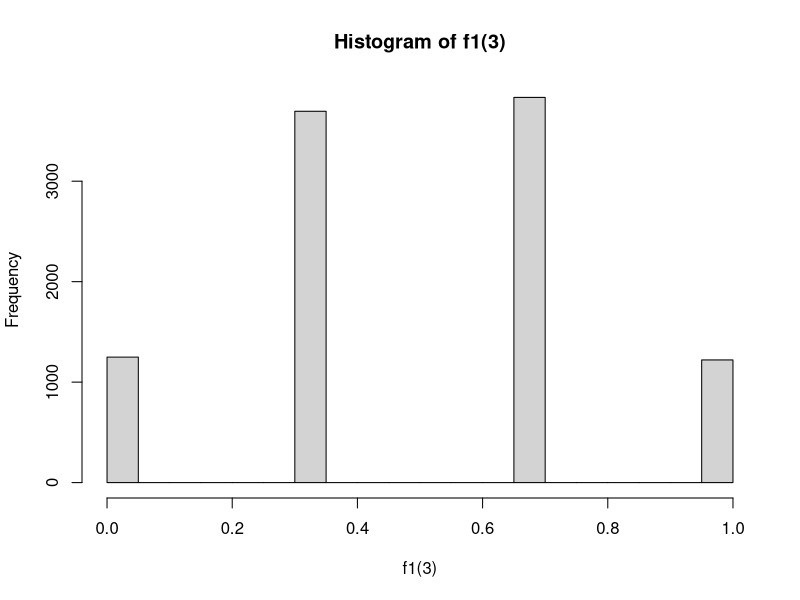
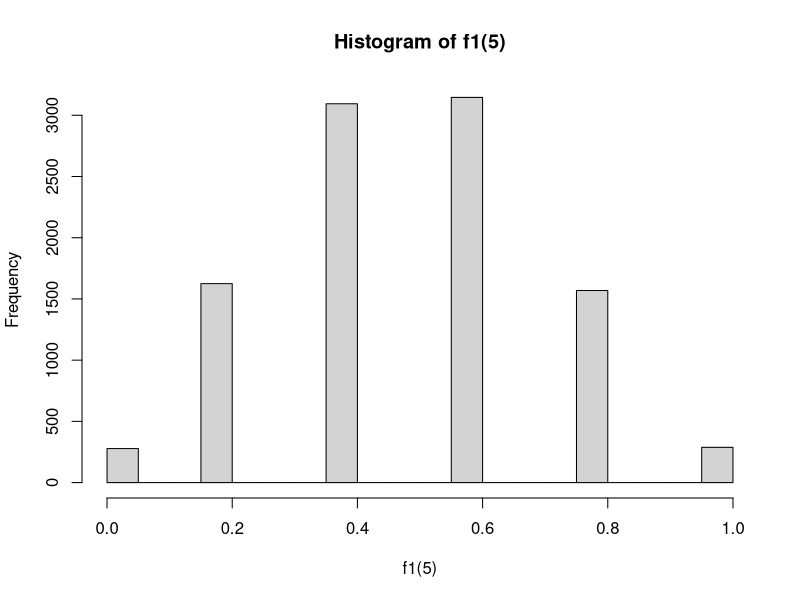
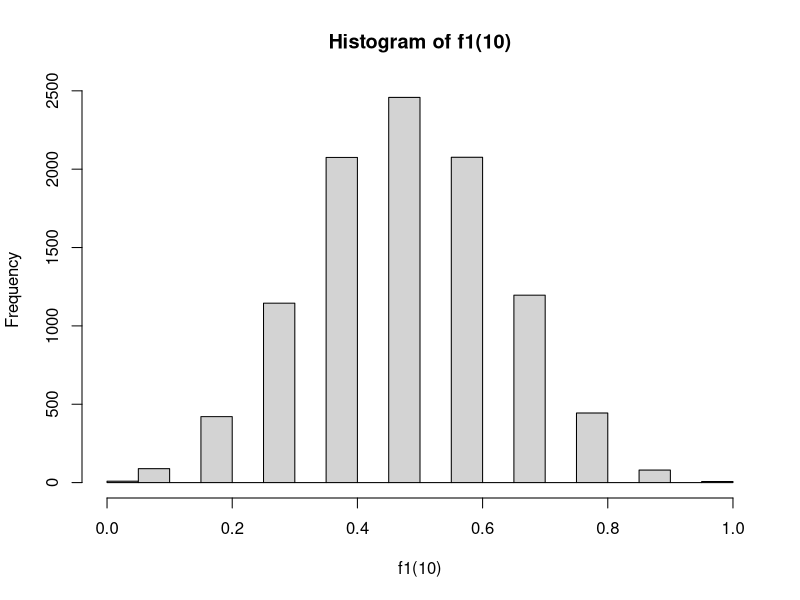
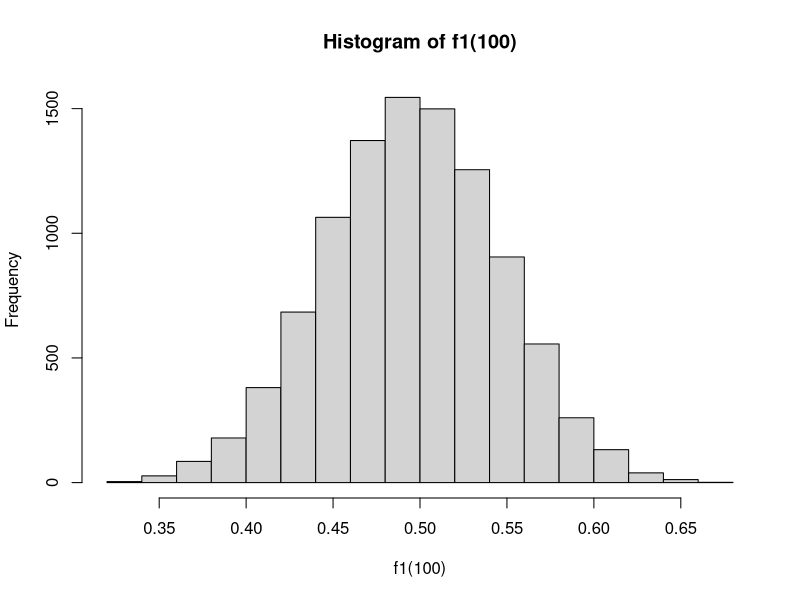
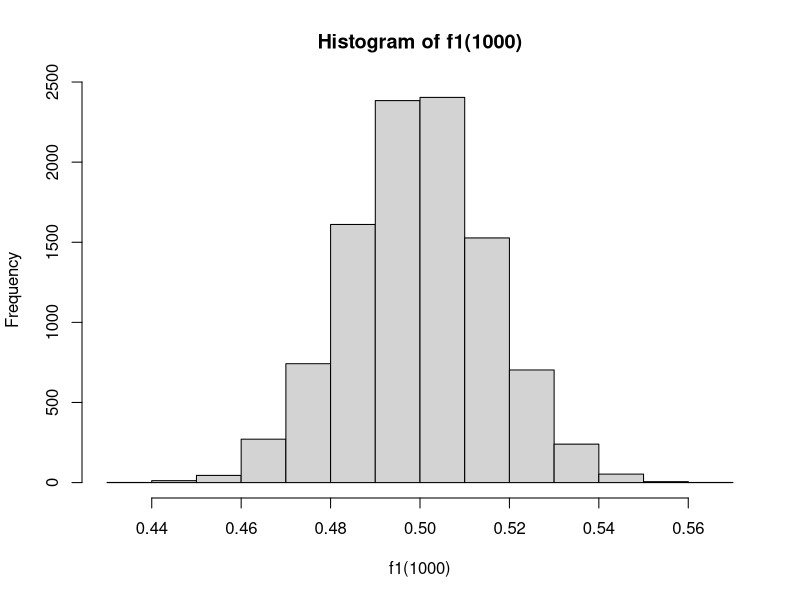
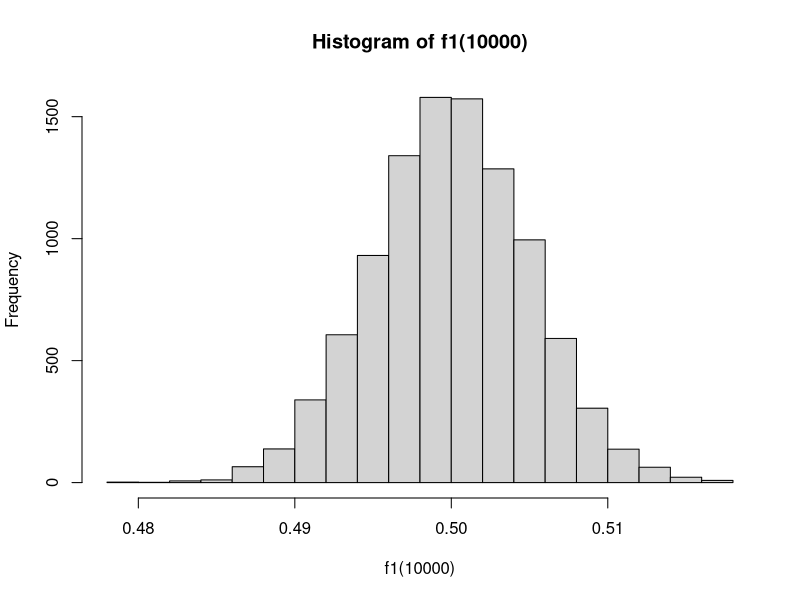

Write R code to recreate these figures, in order.
# 偷懒不写出各种分布了。
# 控制布局函数
# attach(mtcars)
# layout(matrix(c(1,2,3,4,5,6), 2, 3, byrow = TRUE))

f1 <- function(n){
  a <- c()
  for(i in 1:10000){
    x1<-rbinom(n,1,0.5) # 更改下这个函数生成不同的分布的随机数
    a <-c(a,mean(x1))
  }
  return(a)
}
# 画出不同样本容量的直方图
draw_hist <- function(){
   hist(f1(3))
   hist(f1(5))
   hist(f1(10))
   hist(f1(100))
   hist(f1(1000))
   hist(f1(10000))
}
draw_hist()
